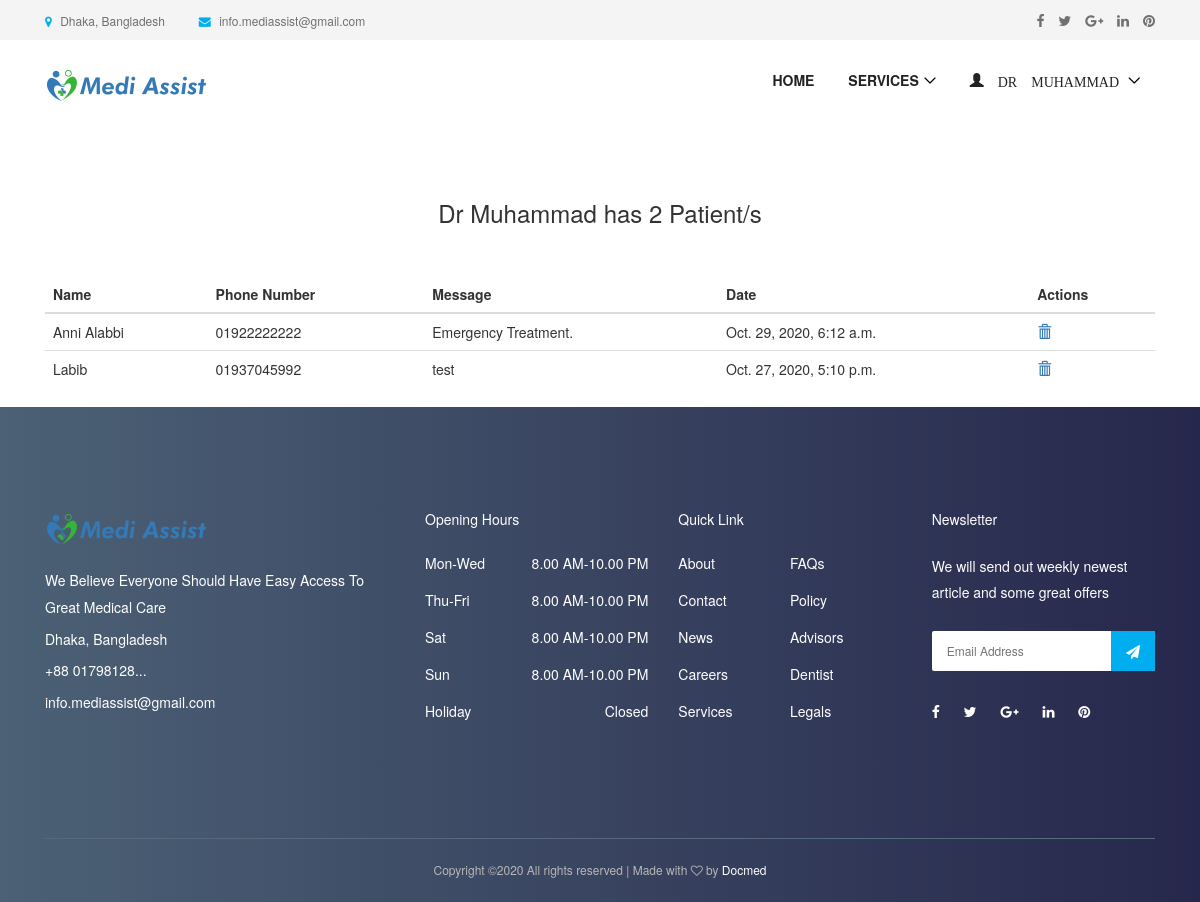
Screenshot of /patient/ (signed in) with the database file from the repository.
### accounts/models.py (models this page shows, shortened)
class User(AbstractUser):
    username = None
    role = models.CharField(max_length=12, error_messages={
        'required': "Role must be provided"
    })
    gender = models.CharField(max_length=10, blank=True, null=True, default="")
    email = models.EmailField(unique=True, blank=False,
                              error_messages={
                                  'unique': "A user with that email already exists.",
                              })
    phone_number = models.CharField(unique=True, blank=True, null=True, max_length=20,
                                    error_messages={
                                        'unique': "A user with that phone number already exists."
                                    })
    USERNAME_FIELD = "email"
    REQUIRED_FIELDS = []
    objects = UserManager()

### appointment/models.py (models this page shows, shortened)
class TakeAppointment(models.Model):
    user = models.ForeignKey(User, on_delete=models.CASCADE)
    appointment = models.ForeignKey(Appointment, on_delete=models.CASCADE)
    full_name = models.CharField(max_length=100)
    m_phone_number = models.CharField(max_length=120)
    message = models.TextField()
    date = models.DateTimeField(default=timezone.now)

### appointment/views.py (the view)
# urls.py: path('patient/', PatientListView.as_view(), name='patient-list'),
class PatientListView(ListView):
    model = TakeAppointment
    context_object_name = 'patients'
    template_name = "appointment/patient_list.html"
    def get_queryset(self):
        return self.model.objects.filter(appointment__user_id=self.request.user.id).order_by('-id')

### templates/appointment/patient_list.html (shortened to what this page needs)
{% extends 'base.html' %}
{% load static %}
{% block content %}
    <section class="dentist-area section-padding-50-0">
        <div class="container" style="align-items: center; justify-content: center;display: flex;">
            <div class="col-12 col-sm-6 col-md-4">
                <h3 style="align-items: center;justify-content: center;display: flex"> {{ request.user.first_name }} has {{ patients.count }}
                    Patient/s</h3>
            </div>
        </div>
    </section>
    <section class="dentist-area section-padding-30-0">
        <div class="container">
            <table class="table">
                <thead>
                <tr>
                    <th scope="col">Name</th>
                    <th scope="col">Phone Number</th>
                    <th scope="col">Message</th>
                    <th scope="col">Date</th>
                    <th scope="col">Actions</th>
                </tr>
                </thead>
                <tbody>
                {% for patient in patients %}
                    <tr>
                        <td>{{ patient.full_name }}</td>
                        <td> {{ patient.m_phone_number }}</td>
                        <td> {{ patient.message }}</td>
                        <td> {{ patient.date }}</td>
                        <td>
                            <a href="{% url 'appointment:delete-patient' patient.id %}">
                                <span class="glyphicon glyphicon-trash"></span>
                            </a>
                        </td>
                    </tr>
                {% endfor %}
                </tbody>
            </table>
        </div>
    </section>
{% endblock %}

### templates/nav.html (shortened to what this page needs)
{% load static %}
<header class="header-area">
    <div class="top-header-area">
        <div class="container h-100">
            <div class="row h-100 align-items-center">
                <div class="col-6 col-md-9 col-lg-8">
                    <div class="top-header-content">
                        <a href="#" data-toggle="tooltip" data-placement="bottom" title="Dhaka, Bangladesh"><i
                                class="fa fa-map-marker"></i> <span>Dhaka, Bangladesh</span></a>
                        <a href="#" data-toggle="tooltip" data-placement="bottom" title="info.mediassist@gmail.com"><i
                                class="fa fa-envelope"></i> <span>info.mediassist@gmail.com</span></a>
                    </div>
                </div>
                <div class="col-6 col-md-3 col-lg-4">
                    <div class="top-header-social-info text-right">
                        <a href="#" data-toggle="tooltip" data-placement="bottom" title="Facebook"><i
                                class="fa fa-facebook"></i></a>
                        <a href="#" data-toggle="tooltip" data-placement="bottom" title="Twitter"><i
                                class="fa fa-twitter"></i></a>
                        <a href="#" data-toggle="tooltip" data-placement="bottom" title="Google Plus"><i
                                class="fa fa-google-plus"></i></a>
                        <a href="#" data-toggle="tooltip" data-placement="bottom" title="Linkedin"><i
                                class="fa fa-linkedin"></i></a>
                        <a href="#" data-toggle="tooltip" data-placement="bottom" title="Pinterest"><i
                                class="fa fa-pinterest"></i></a>
                    </div>
                </div>
            </div>
        </div>
    </div>
    <div class="main-header-area">
        <div class="classy-nav-container breakpoint-off">
            <div class="container">
                <nav class="classy-navbar justify-content-between" id="dentoNav">
                    <a class="nav-brand" href="{% url 'appointment:home' %}"><img src="{% static 'img/logo.png' %}" alt="">
                    </a>
                    <div class="classy-menu">
                        <div class="classynav">
                            <ul id="nav">
                                <li><a href="{% url 'appointment:home' %}">Home</a></li>
                                 <li><a href="#">Services</a>
                                    </li>
                                {% if request.user.is_authenticated and request.user.role == 'doctor' %}
                                    <li>
                                        <a href="">
                                            <span class="glyphicon glyphicon-user">
                                                    {{ request.user.first_name }}
                                            </span>
                                        </a>
                                    </li>
                                {% endif %}
                            </ul>
                        </div>
                    </div>
                </nav>
            </div>
        </div>
    </div>
</header>

### static/style.css (style rules this page uses)
* { margin: 0; padding: 0; }
body { font-family: "Montserrat", sans-serif; font-weight: 400; font-size: 14px; }
h1, h2, h3, h4, h5, h6 { font-family: "Montserrat", sans-serif; color: #333333; line-height: 1.4; font-weight: 600; }
a, a:active, a:focus, a:hover { color: #333333; text-decoration: none; -webkit-transition-duration: 500ms; -o-transition-duration: 500ms; transition-duration: 500ms; outline: none; }
li { list-style: none; }
img { max-width: 100%; height: auto; }
ul { margin: 0; padding: 0; }
ul li { margin: 0; padding: 0; }
.section-padding-50-0 { padding-top: 50px; padding-bottom: 0; }
.header-area { position: relative; z-index: 599; width: 100%; -webkit-transition-duration: 500ms; -o-transition-duration: 500ms; transition-duration: 500ms; }
.top-header-area { position: relative; z-index: 1; height: 40px; background-color: #f4f4f4; }
.top-header-area .top-header-content a { display: inline-block; font-size: 12px; color: #707070; }
.top-header-area .top-header-content a i { color: #00aeef; margin-right: 5px; }
.top-header-area .top-header-content a:last-child { margin-left: 30px; }
.top-header-area .top-header-social-info a { color: #707070; display: inline-block; font-size: 14px; margin-left: 10px; }
.classy-nav-container { background-color: transparent; }
.classy-nav-container .classy-navbar { height: 90px; padding: 0; }
.classy-nav-container .classy-navbar .classynav ul li a { padding: 0 15px; font-weight: 600; font-size: 14px; text-transform: uppercase; }

### static/css/default-assets/classy-nav.css (style rules this page uses)
body { font-family: "Roboto", sans-serif; }
ul { margin: 0; }
ul li { list-style: none; }
img { height: auto; max-width: 100%; }
.classy-nav-container { position: relative; z-index: 100; background-color: #ffffff; }
.classy-nav-container * { box-sizing: border-box; }
.classy-nav-container a { -webkit-transition-duration: 500ms; transition-duration: 500ms; text-decoration: none; outline: none; font-size: 14px; font-weight: 400; color: #232323; display: inline-block; }
.justify-content-between { -webkit-box-pack: justify; -ms-flex-pack: justify; justify-content: space-between; }
.classy-navbar { width: 100%; height: 70px; padding: 0.5em 2em; display: -webkit-box; display: -ms-flexbox; display: flex; -webkit-box-align: center; -ms-flex-align: center; -ms-grid-row-align: center; align-items: center; }
.classy-navbar .nav-brand { font-size: 26px; font-weight: 500; color: #565656; display: inline-block; margin-right: 30px; }
.classynav ul li { display: inline-block; clear: both; position: inherit; z-index: 10; }
.classynav ul li.cn-dropdown-item { position: relative; z-index: 10; }
.classynav ul li a { padding: 0 12px; display: block; height: 35px; font-size: 14px; line-height: 34px; }
.classynav ul li.megamenu-item>a:after, .classynav ul li.has-down>a:after { font-family: 'classyfonts'; content: "\e900"; font-size: 12px; color: #000000; padding-left: 5px; -webkit-transition-duration: 500ms; transition-duration: 500ms; }
.breakpoint-off .classynav { display: -webkit-box; display: -ms-flexbox; display: flex; -webkit-box-align: center; -ms-flex-align: center; -ms-grid-row-align: center; align-items: center; }

### rows the page displays
User: user.first_name "DR MUHAMMAD", user.first_name "Dr Muhammad"
TakeAppointment: full_name "Anni Alabbi", m_phone_number "01922222222", message "Emergency Treatment.", date "Oct. 29, 2020, 6:12 a.m."
TakeAppointment: full_name "Labib", m_phone_number "01937045992", message "test", date "Oct. 27, 2020, 5:10 p.m."

### other values shown
{{ patients.count }} "2"
